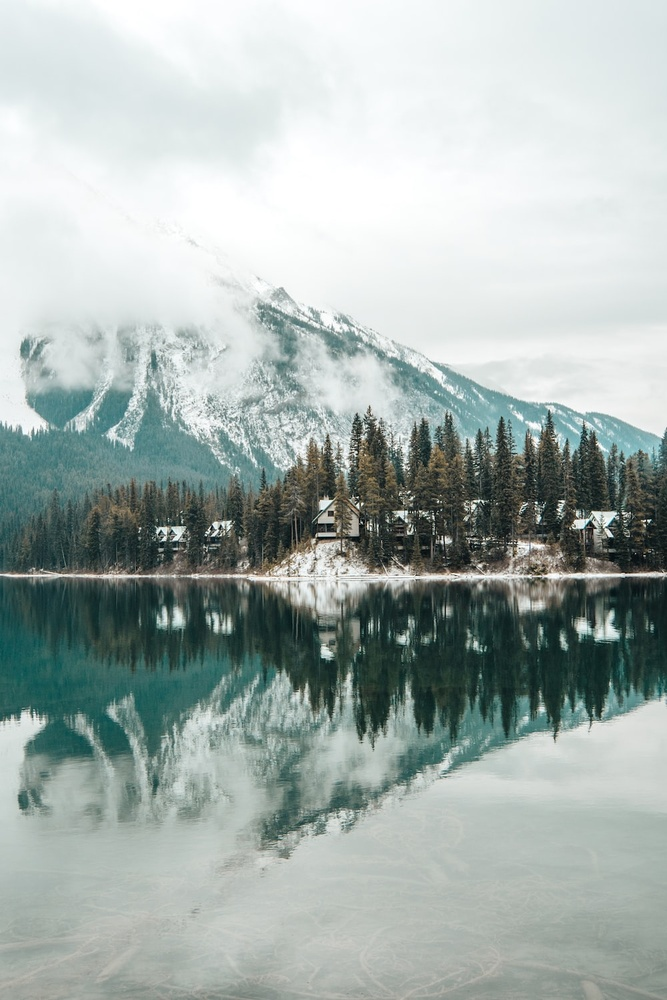
#> input picture chapter1.jpg, 667 x 1000 px, shrunk from 1000 x 1500 before the run
$ python Question2.py
#> lines starting #> are read from the running program, lines starting #| are printed output that depends on the picture
from PIL import Image
import numpy as np
import time
import os
import sys
print(os.getcwd())
# Get the full path of the current file
file_path = os.path.realpath(__file__)

# Extract the directory path
directory_path = os.path.dirname(file_path)

file_path = directory_path + '/chapter1.jpg'

# Question 2 Chapter 1

# Calculate the current time and the generated number according to the provided algorithm
current_time = int(time.time())
generated_number = (current_time % 100) + 50
if generated_number % 2 == 0:
    generated_number += 10
print(generated_number)
# Load the image
original_image = Image.open(file_path)
#> original_image is the input picture: PIL image 667x1000 RGB; mean R, G, B 166, 177.4, 174.1
total_r = 0
def increase_rgb(image, value):
    # Split the image into channels
#> called with value = 77
    r, g, b = image.split()
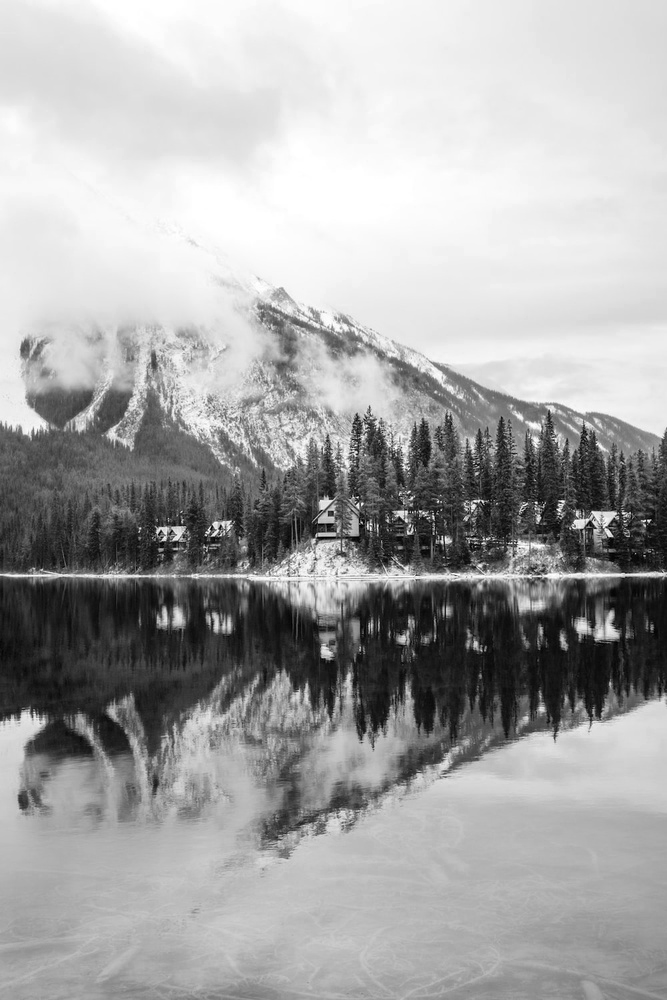
#> r: PIL image 667x1000 L; min 0, max 255, mean 166
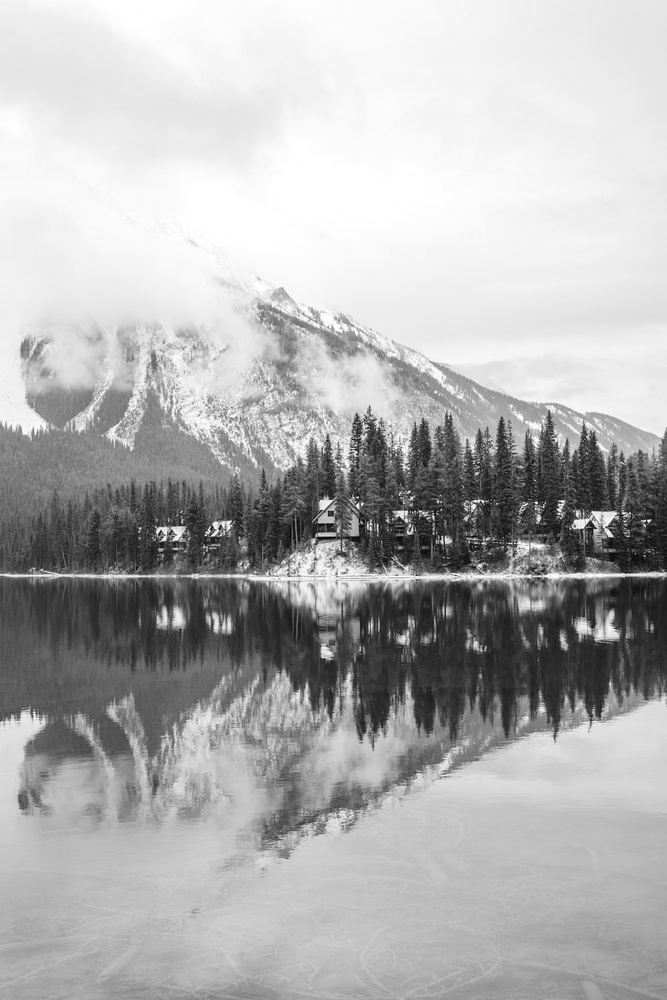
#> g: PIL image 667x1000 L; min 0, max 255, mean 177.4
    print(r)
#| <PIL.Image.Image image mode=L size=667x1000 at 0x7F24FA087FD0>
    # Convert channels to "L" mode which has pixel values 0-255
    r, g, b = r.point(lambda i: i + value), g.point(lambda i: i + value), b.point(lambda i: i + value)
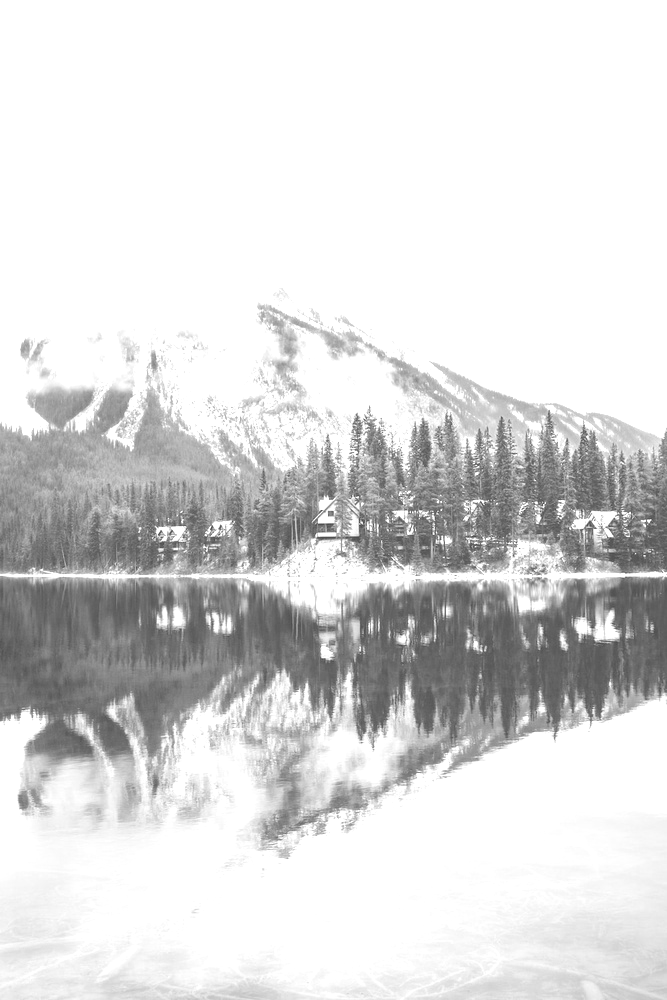
#> r: PIL image 667x1000 L; min 77, max 255, mean 218.5
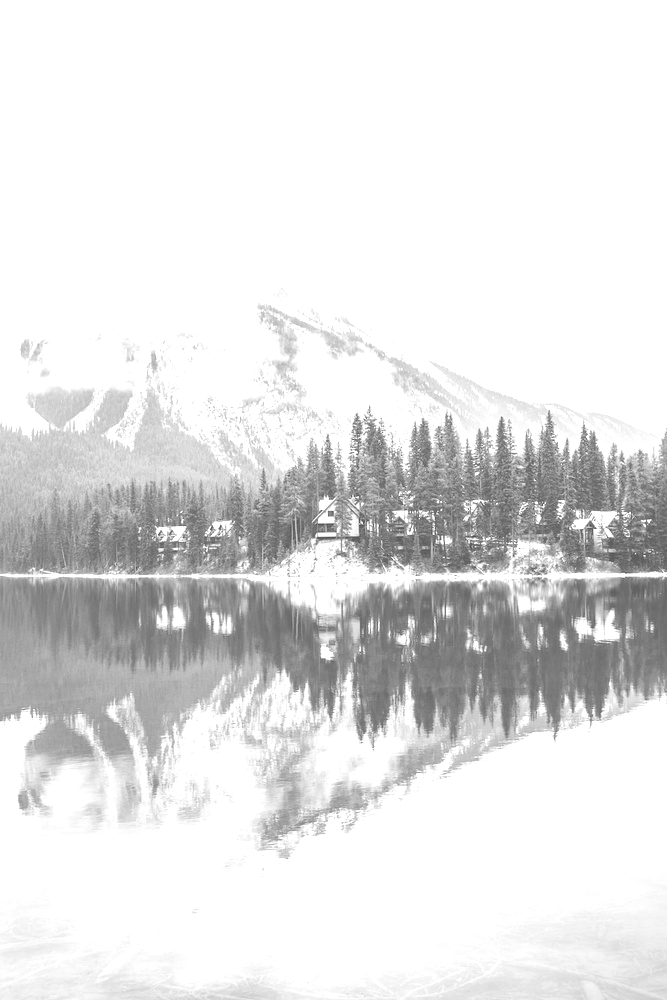
#> g: PIL image 667x1000 L; min 77, max 255, mean 226.5
    # Merge the channels back
    return Image.merge("RGB", (r, g, b))
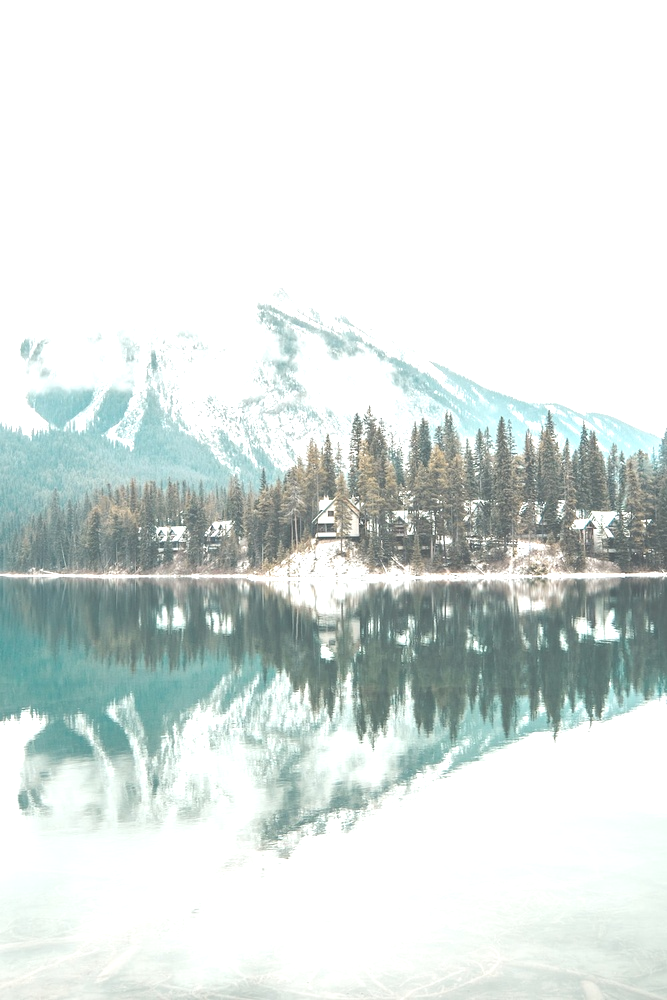
#> returned value: PIL image 667x1000 RGB; mean R, G, B 218.5, 226.5, 224.1


# Apply the increase to the RGB values using the generated number
modified_image = increase_rgb(original_image, generated_number)
# Save the new image with converted pixels
output_image_path = os.getcwd()+'/chapter1out.jpg'
modified_image.save(output_image_path)
width, height = modified_image.size
#> width = 667; height = 1000
for y in range(height):
    for x in range(width):
        # Get the original pixel values (r, g, b)
        r,g,b = modified_image.getpixel((x, y))
        total_r = total_r + r
#> after the loop, total_r = 145767703
# Calculate the sum of the red channel values in the new image
#sum_red_values = np.sum(clipped_img_array[:, :, 0])

# Output the sum of the red channel values
print(total_r)
#| 145767703


# Question 2 Chapter 2

s = '56aAww1984sktr235270aYmn145ss785fsq31D0'

# declare variables
number_string = ""
letter_string = ""
ASCII_number = []
ASCII_letter = []

# split characters and numbers
for char in s:
    if char.isalpha():
        letter_string += char
    else:
        number_string += char

# ASCII values of the uppercase letters
for char in letter_string:
    if char.isupper(): # only appending uppercase letters
        ASCII_letter.append(ord(char))

#ASCII values of the even numbers
for char in number_string:
    if int(char) % 2 == 0: # only appening even numbers
        ASCII_number.append(ord(char))

print(ASCII_letter)
print(ASCII_number)
